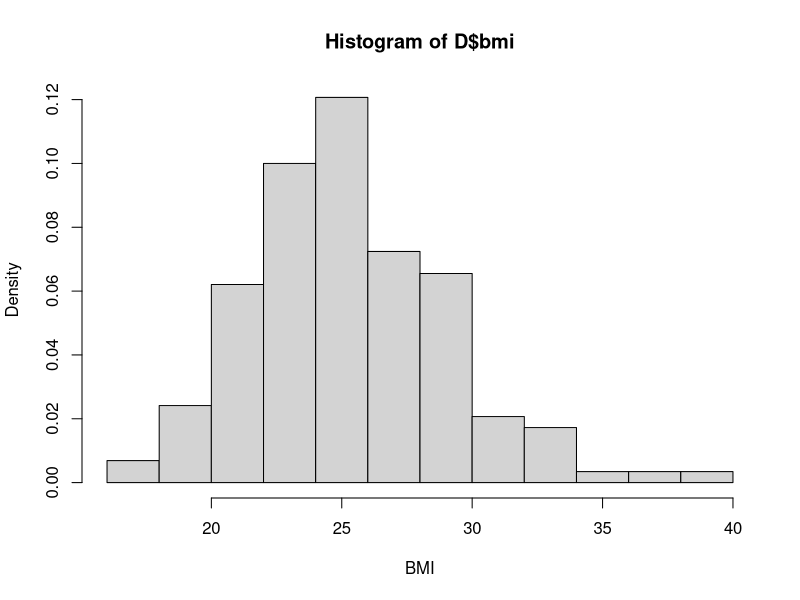
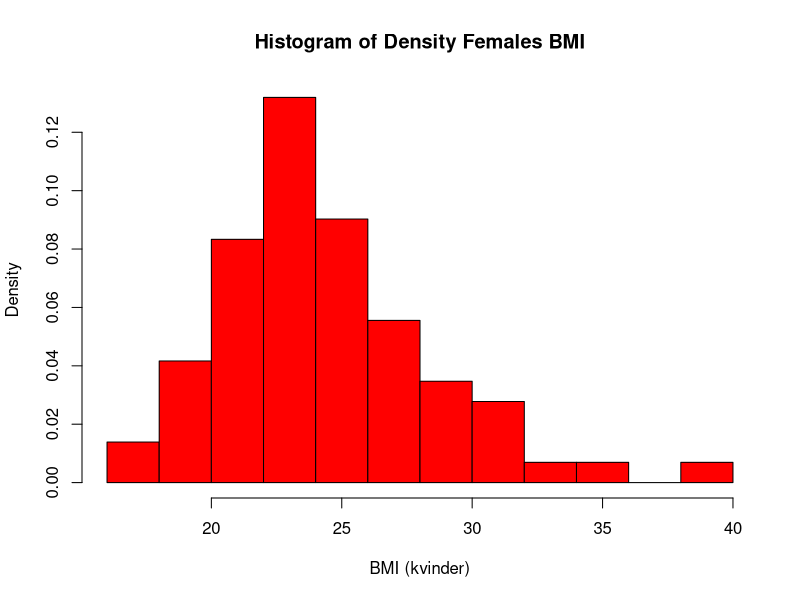
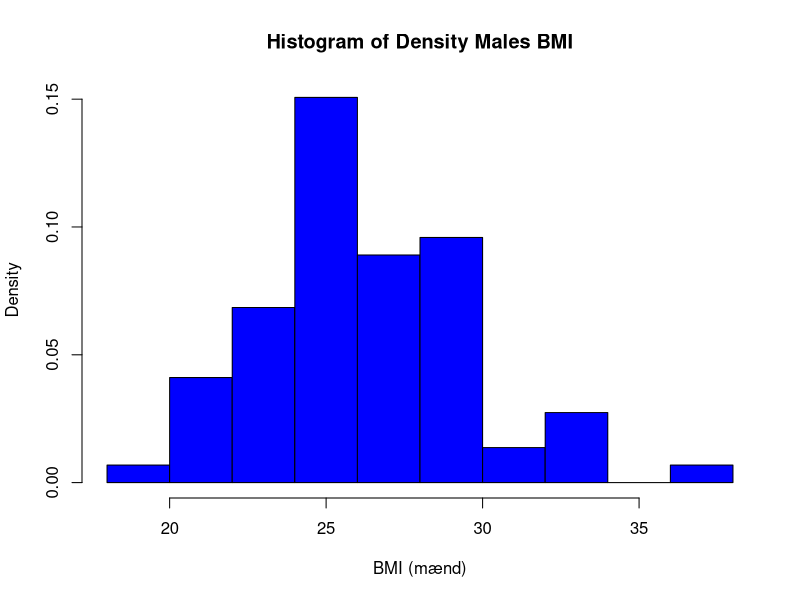
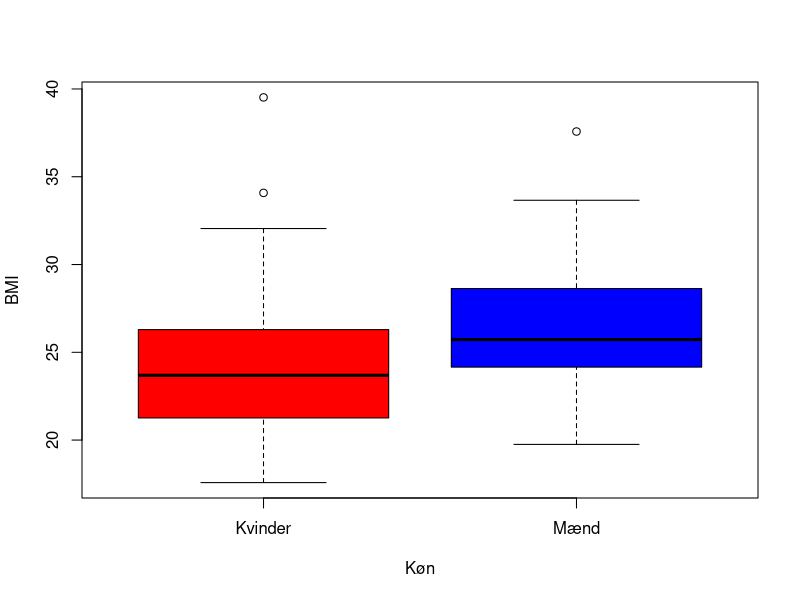
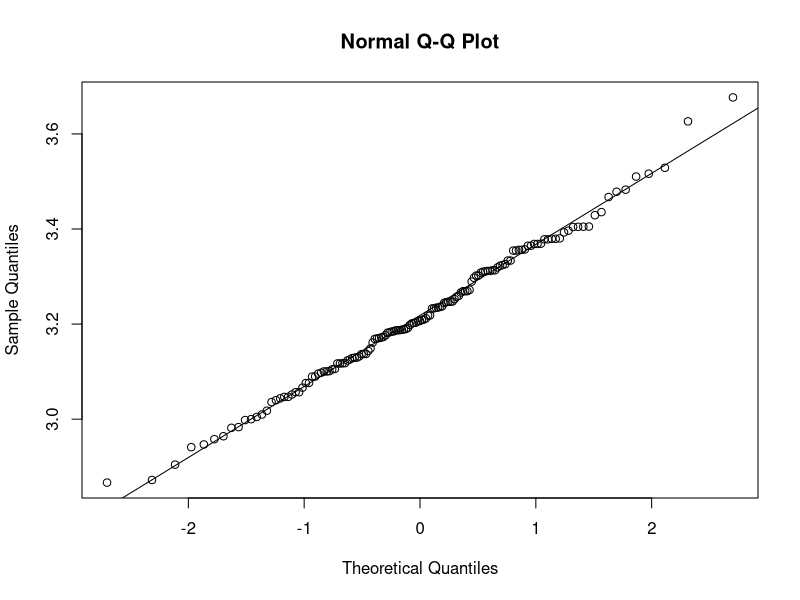
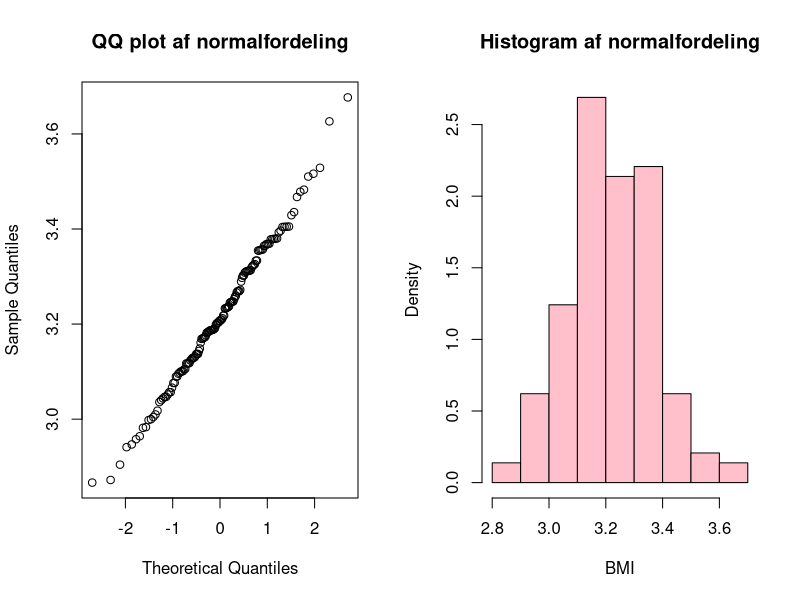
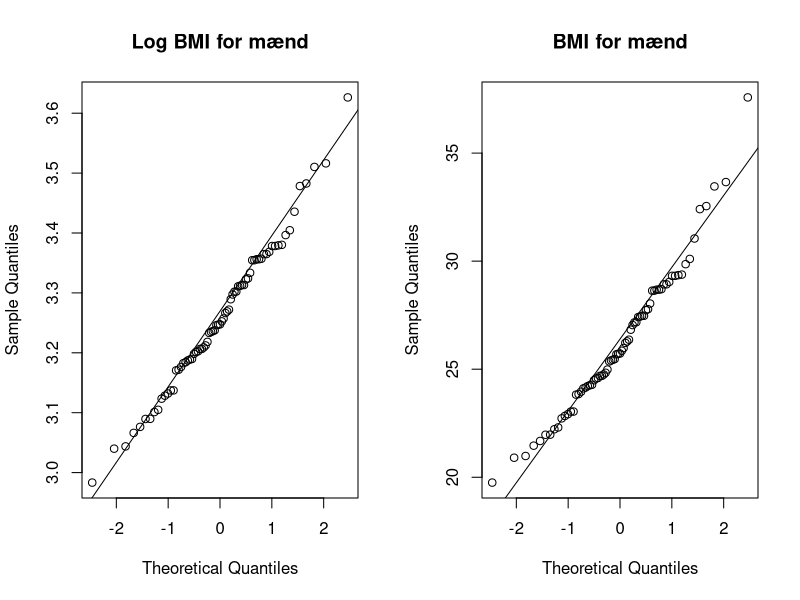
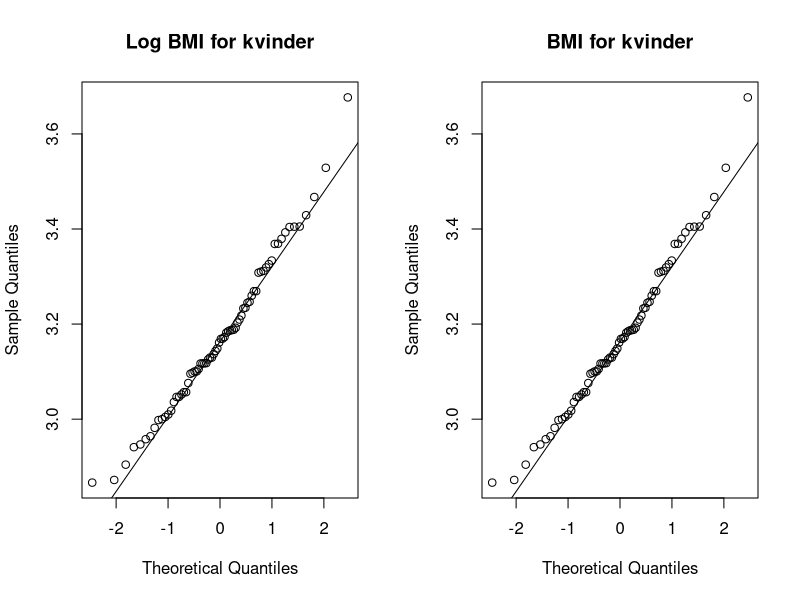

These figures' R source, in order: (Note: this script raises an error after producing the figures.)

###########################################################################
## Sæt working directory

## I RStudio kan man nemt sætte working directory med menuen 
## "Session -> Set Working Directory -> To Source File Location" 
## Bemærk: i R bruges kun "/" til separering i stier 
## (altså ingen backslash).
setwd("C:\\Users\\bruger\\Desktop\\Mapper\\BMI Projekt\\bmi1")
install.packages("rmarkdown")


###########################################################################
## Indlæs data

## Indlæs data fra bmi1_data.csv
D <- read.table("bmi1_data.csv", header=TRUE, sep=";", as.is=TRUE)


###########################################################################
## Simpel opsummering af data
## Opgave a)

## Dimensionen af D (antallet af rækker og søjler)
dim(D)
## Søjle-/variabelnavne
names(D)
## De første rækker/observationer
head(D)
## De sidste rækker/observationer
tail(D)
## Udvalgte opsummerende størrelser
summary(D)
## En anden type opsummering af datasættet
str(D)


###########################################################################
## Beregn BMI

## Beregn BMI og tilføj som ny variabel i D
D$bmi <- D$weight/(D$height/100)^2


###########################################################################
## Histogram (empirisk tæthed)
## Opgave b)

## Histogram der beskriver den empiriske tæthed for BMI
## (histogram for BMI normaliseret så arealet er lig 1)
hist(D$bmi, xlab="BMI", prob=TRUE)


###########################################################################
## Deldatasæt vha. 'subset'

## Opdel i to deldatasæt (hhv. kvinder og mænd)
Dfemale <- subset(D, gender == 0)
Dmale <- subset(D, gender == 1)


###########################################################################
## Density histogrammer for kvinder hhv. mænd
## Opgave c)

## Density histogrammer der beskriver den empiriske
## tæthed for BMI for hhv. kvinder og mænd
hist(Dfemale$bmi, main = "Histogram of Density Females BMI", col = "red",xlab="BMI (kvinder)", prob=TRUE)
hist(Dmale$bmi, main = "Histogram of Density Males BMI", xlab="BMI (mænd)", col = "blue" , prob=TRUE)


###########################################################################
## Boxplot opdelt efter køn
## Opgave d)

## Boxplot af BMI opdelt efter køn
boxplot(Dfemale$bmi, Dmale$bmi, names=c("Kvinder", "Mænd"), 
        xlab="Køn", col=c('red','blue'), ylab="BMI")


###########################################################################
## Opsummerende størrelser for BMI
## Opgave e)

## Antal observationer i alt
## (medregner ej eventuelle manglende værdier)
sum(!is.na(D$bmi))
## Antal observationer for kvinder
sum(!is.na(Dfemale$bmi))
## Antal observationer for mænd
sum(!is.na(Dmale$bmi))
## Stikprøvegennemsnit (ej kønsopdelt)
mean(D$bmi, na.rm=TRUE)
## Stikprøvevarians (ej kønsopdelt)
var(D$bmi, na.rm=TRUE)
## Stikprøvegennemsnit for kvinder
mean(Dfemale$bmi, na.rm = TRUE)
## Stikprøvevarians for kvinder
var(Dfemale$bmi, na.rm = TRUE)
## Stikprøvegennemsnit for mænd
mean(Dmale$bmi, na.rm = TRUE)
## Stikprøvevarians for mænd
var(Dmale$bmi, na.rm = TRUE)
## Standardafvigelse i alt
sd (D$bmi)
## Standardafvigelse for kvinder
sd (Dfemale$bmi, na.rm = TRUE)
## Standardafvigelse for mænd
sd (Dmale$bmi, na.rm = TRUE)
## Nedre Kvartil Øvre Kvartil og Median i alt
summary(D$bmi)
## Nedre Kvartil Øvre Kvartil og Median for kvinder
summary(Dfemale$bmi)
## Nedre Kvartil Øvre Kvartil og Median for mænd
summary (Dmale$bmi)

quantile(Dfemale$bmi)
quantile(Dmale$bmi)
## osv. 
##
## Argumentet 'na.rm=TRUE' sørger for at størrelsen
## udregnes selvom der eventuelt er manglende værdier


###########################################################################
## qq-plot til modelkontrol
## Opgave f)

## Ny variabel 'logbmi' med log-transformeret BMI
D$logbmi <- log(D$bmi)
## qq-plot for log-transformeret BMI
qqnorm(D$logbmi)
qqline(D$logbmi)

logvarbmi<-var(D$logbmi)
logmeanbmi<-mean(D$logbmi)

mean(D$bmi)
var(D$bmi)

layout(matrix(c(1,2), 1,2))

qqnorm(D$logbmi, main = "QQ plot af normalfordeling")
hist(D$logbmi, main = "Histogram af normalfordeling", xlab = "BMI", prob=TRUE, col = "pink")

###########################################################################
## Beregning af konfidensintervaller
## Opgave g)

plusLogBMI <- mean(D$logbmi)+(qt(0.975,length(D$logbmi)-1))*(sd(D$logbmi)/sqrt(145))
minusLogbmi <- mean(D$logbmi)-(qt(0.975,length(D$logbmi)-1))*(sd(D$logbmi)/sqrt(145))

exp(mean(D$logbmi))

plusBmi <- exp(plusLogBMI)
minusBmi <- exp(minusLogbmi)

###########################################################################
## Udregning af Hypoteste test
## Opgave h)

n <- length(D$logbmi)
## t værdien bliver beregnet
tobs <- ((mean(D$logbmi)-log(25))/(sd(D$logbmi)/sqrt(n)))
## beregner p-værdien
pvalue <- 2 * (1-pt(abs(tobs), df=n-1))
pvalue

## T-test for en enkelt stikprøve
## Opgave h) Given kode til kontrol 

sd(D$logbmi)

t.test(D$logbmi, mu=log(25))

## T-test for en enkelt stikprøve foretaget på log-transformeret BMI
t.test(D$logbmi, mu=log(25))


###########################################################################
## Statistiske modeller og qqplot
## Opgave i)

Dmale$logbmi <- log(Dmale$bmi)
Dfemale$logbmi <- log(Dfemale$bmi)

meanMaleLogBMI <- mean(Dmale$logbmi)
meanFemaleLogBMI <- mean(Dfemale$logbmi)
varMaleLogBMI <- var(Dmale$logbmi)
varFemaleLogBMI <- var(Dfemale$logbmi)

layout(matrix(c(1,2), 1,2))

qqnorm(Dmale$logbmi, main = "Log BMI for mænd")
qqline(Dmale$logbmi)

qqnorm(Dmale$bmi, main = "BMI for mænd")
qqline(Dmale$bmi)

layout(matrix(c(1,2), 1,2))

qqnorm(Dfemale$logbmi, main = "Log BMI for kvinder")
qqline(Dfemale$logbmi)

qqnorm(Dfemale$logbmi, main = "BMI for kvinder")
qqline(Dfemale$logbmi)

###########################################################################
## Konfidensinterval (KI) for middelværdi og median
## Opgave j)

sd(Dmale$logbmi)
length(Dmale$logbmi)

sd(Dfemale$logbmi)
length(Dfemale$logbmi)

## interval for mænd
PlusMale <- mean(Dmale$logbmi)+(qt(0.975,length(Dmale$logbmi)-1))*(sd(Dmale$logbmi)/sqrt(length(Dmale$logbmi)))
MinusMale <- mean(Dmale$logbmi)-(qt(0.975,length(Dmale$logbmi)-1))*(sd(Dmale$logbmi)/sqrt(length(Dmale$logbmi)))

PlusMale
MinusMale

exp(PlusMale)
exp(MinusMale)

##interval for kvinder 
PlusFemale <- mean(Dfemale$logbmi)+(qt(0.975,length(Dfemale$logbmi)-1))*(sd(Dfemale$logbmi)/sqrt(length(Dfemale$logbmi)))
MinusFemale <- mean(Dfemale$logbmi)-(qt(0.975,length(Dfemale$logbmi)-1))*(sd(Dfemale$logbmi)/sqrt(length(Dfemale$logbmi)))

PlusFemale
MinusFemale

exp(PlusFemale)
exp(MinusFemale)

qt(0.975, length(Dfemale$logbmi)-1)
qt(0.975, length(Dmale$logbmi)-1)

## Udtag data kun for kvinder
## Bruges som kontrol
Dfemale <- subset(D, gender == 0)
## KI for middelværdien af log-BMI for kvinder
KI <- t.test(Dfemale$logbmi, conf.level=0.95)$conf.int
KI
## Transformer tilbage for at få KI for median BMI for kvinder
exp(KI)


###########################################################################
## Welch t-test for sammenligning af to stikprøver
## Opgave k

sdMaleLogBMI <- sd(Dmale$logbmi)
sdFemaleLogBMI <- sd(Dfemale$logbmi)

tobs <- abs(((meanMaleLogBMI-meanFemaleLogBMI)-0)/(sqrt((sdMaleLogBMI^2/length(Dmale$logbmi))+(sdFemaleLogBMI^2/length(Dfemale$logbmi)))))

v <- ((sdMaleLogBMI^2/length(Dmale$logbmi))+(sdFemaleLogBMI^2/length(Dfemale$logbmi)))^2/(((sdMaleLogBMI^2/length(Dmale$logbmi))^2/(length(Dmale$logbmi)-1))+((sdFemaleLogBMI^2/length(Dfemale$logbmi))^2/(length(Dfemale$logbmi)-1)))

tobs
v

2*(1-pt(tobs, v))

## Sammenligning af logBMI for kvinder og mænd
t.test(D$logbmi[D$gender == 0], D$logbmi[D$gender == 1])


###########################################################################
## Beregning af korrelation
## Opgave l

install.packages("dplyr")

install.packages("ggplot2")

bmiData <- D %>%
  group_by(gender) %>%
  summarize (meanbmi = mean(bmi), sdbmi = sd(bmi), countbmi=n(), sebmi = (sdbmi/(sqrt(countbmi))))

bmiData[["gender"]] <- c("Female", "Male")

bmiPlot <- ggplot(bmiData, aes(x=gender, y=meanbmi, fill=gender)) +
  geom_bar(stat = "identity", position = position_dodge())  +
  geom_errorbar(aes(ymin=meanbmi-sebmi, ymax=meanbmi+sebmi), width = .2) +
  scale_fill_manual(values=c('red','blue'), guide=FALSE) +
  labs(x="Køn", y="BMI") + 
  coord_cartesian(ylim=c(20,27)) +
  theme_classic()

bmiPlot

## Beregning af korrelation mellem udvalgte variable
cor(D[,c("weight","fastfood","bmi")], use="pairwise.complete.obs")

  
###########################################################################
## Beregning af korrelation
## Opgave m

Kovarians_bmiWeight <- 1/(length(D$bmi)-1)*sum((D$bmi-mean(D$bmi))*(D$weight-mean(D$weight)))
Kovarians_bmiWeight

Korrelationskeoficient_bmiWeight <- Kovarians_bmiWeight/(sd(D$bmi)*sd(D$weight))
Korrelationskeoficient_bmiWeight

Kovarians_bmifast <- 1/(length(D$bmi)-1)*sum((D$bmi-mean(D$bmi))*(D$fastfood-mean(D$fastfood)))
Kovarians_bmifast

Korrelationskeoficient_bmifast <- Kovarians_bmifast/(sd(D$bmi)*sd(D$fastfood))
Korrelationskeoficient_bmifast

Kovarians_weightfast <- 1/(length(D$weight)-1)*sum((D$weight-mean(D$weight))*(D$fastfood-mean(D$fastfood)))
Kovarians_weightfast

Korrelationskeoficient_weightfast <- Kovarians_weightfast/(sd(D$weight)*sd(D$fastfood))
Korrelationskeoficient_weightfast

layout(matrix(c(1,2,3), 1,3))

plot(D$bmi, D$weight, main = "BMI and Weight", xlab="BMI", ylab = "Weight", pch = 19, frame = FALSE)
plot(D$bmi, D$fastfood, main = "BMI and Fastfood", xlab="BMI", ylab = "Fastfood", pch = 19, frame = FALSE)
plot(D$weight, D$fastfood, main = "Weight and Fastfood", xlab="Weight", ylab = "Fastfood", pch = 19, frame = FALSE)
###########################################################################
## Delmængder i R

## Ekstra bemærkning om måder at udtage delmænger i R
##
## En logisk (logical) vektor med sandt (TRUE) eller falsk (FALSE) for 
## hver værdi i en kolonne i D - f.eks: Find alle kvinder i datasættet
D$gender == 0
## Vektoren kan bruges til at udtage data for kvinderne
D[D$gender == 0, ]
## Alternativt kan man bruge funktionen 'subset'
subset(D, gender == 0)
## Mere komplekse logiske udtryk kan laves, f.eks.: 
## Find alle kvinder under 55 kg
subset(D, gender == 0 & weight < 55)


###########################################################################
## Flere R-tips

## Lav en for-løkke med beregning af et par opsummerende størrelser
## og gem resultatet i en ny data.frame
Tbl <- data.frame()
for(i in 0:1){
  Tbl[i+1, "mean"] <- mean(D$bmi[D$gender == i])
  Tbl[i+1, "var"] <- var(D$bmi[D$gender == i])
}
row.names(Tbl) <- c("Kvinder","Mænd")
## Se hvad der er i Tbl
Tbl

## I R er der endnu mere kortfattede måder sådanne udregninger kan 
## udføres. For eksempel
aggregate(D$bmi, by=list(D$gender), function(x){ 
  c(mean=mean(x), var=var(x)) 
})
## Se flere smarte funktioner med: ?apply, ?aggregate og ?lapply
## og for ekstremt effektiv databehandling se f.eks. pakkerne: dplyr,
## tidyr, reshape2 og ggplot2.

## LaTeX tips:
##
## R-pakken "xtable" kan generere LaTeX tabeller og skrive dem direkte 
## ind i en fil, som derefter kan inkluderes i et .tex dokument.
## 
## R-pakken "knitr" kan anvendes meget elegant til at lave et .tex 
## dokument der inkluderer R-koden direkte i dokumentet. Dette 
## dokument og bogen er lavet med knitr.

